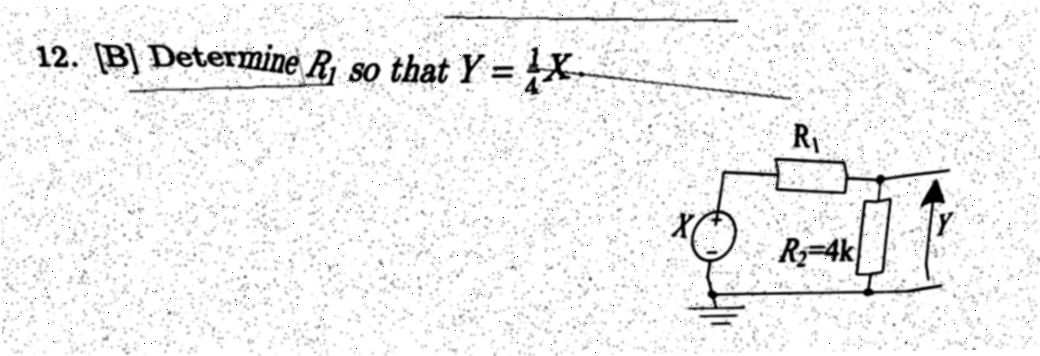
#> input picture perturbed_images_sorted/all_FULL/C12_perturbed.png, 1040 x 356 px; its folder holds only this picture in this run
$ python -i transformations.py   (imports and definitions only)
#> lines starting #> are read from the running program, lines starting #| are printed output that depends on the picture
import skimage
from skimage import transform as sk_transform
from skimage.io import imread, imsave
import numpy as np
from PIL import Image, ImageDraw, ImageEnhance, ImageFilter # Ensure ImageEnhance and ImageFilter are available
import random
import os
import glob

def generate_random_displacement(max_displacement):
    """Generates a small random displacement."""
    return random.uniform(-max_displacement, max_displacement)

def advanced_warp_image(input_image_path, output_image_path,
                        grid_granularity=(5, 7), # Number of control points (rows, cols)
                        max_displacement_ratio=0.05, # Max displacement as a ratio of image dimension
                        affine = True,
                        noise = True,
                        lines = False,
                        photocopy = False,
                        photocopy_cycles = 5):

    """
    Applies a warping effect to an image

    Args to add types of warping:

        affine (Boolean): PiecewiseAffineTransform
        noise (Boolean): Noise (pixels)
        lines (Boolean): Lines
        photocopy (Boolean): Calls


    Attributes for the args are hardcoded, change them below if necessary
    """
#> called with output_image_path = 'out.png', grid_granularity = (5, 7), max_displacement_ratio = 0.05, affine = True, noise = True, lines = False, photocopy = False, photocopy_cycles = 5
    try:
        # 1. Load the image using scikit-image
        image_sk = imread(input_image_path)
#> image_sk is the input picture: shape (356, 1040, 3); min 0, max 255, mean 240.8
        if image_sk.shape[-1] == 4: # Handle RGBA by converting to RGB for simplicity in some effects
            image_sk = skimage.color.rgba2rgb(image_sk)

        rows, cols = image_sk.shape[0], image_sk.shape[1]
#> rows = 356; cols = 1040

        # PiecewiseAffineTransform

        # Define source control points (a regular grid)
        src_cols = np.linspace(0, cols, grid_granularity[1])
        src_rows = np.linspace(0, rows, grid_granularity[0])
#> src_rows = [0, 89, 178, 267, 356]
        src_rows, src_cols = np.meshgrid(src_rows, src_cols)
        src = np.dstack([src_cols.flat, src_rows.flat])[0]

        # Define destination control points (perturbed source points)
        # Max displacement based on the smaller image dimension
        max_disp = min(rows, cols) * max_displacement_ratio
#> max_disp = 17.8

        dst = np.zeros_like(src)
        for i in range(len(src)):
            # Uniformly perturbs points, we can increase the stability of the edges by reducing the displacement for the edge points
            # Current version perturbs all points.
            disp_x = generate_random_displacement(max_disp)
            disp_y = generate_random_displacement(max_disp)

            # Ensure destination points stay within image boundaries (optional, warp can handle out-of-bounds)
            dst_x = np.clip(src[i, 0] + disp_x, 0, cols)
            dst_y = np.clip(src[i, 1] + disp_y, 0, rows)
            dst[i] = (dst_x, dst_y)

        # Estimate the transformation
        tform = sk_transform.PiecewiseAffineTransform()
        tform.estimate(src, dst)

        if affine:

            # Apply the transformation
            # The output of warp is float64 in range [0, 1] by default
            warped_sk = sk_transform.warp(image_sk, tform.inverse, output_shape=(rows, cols), mode='edge')
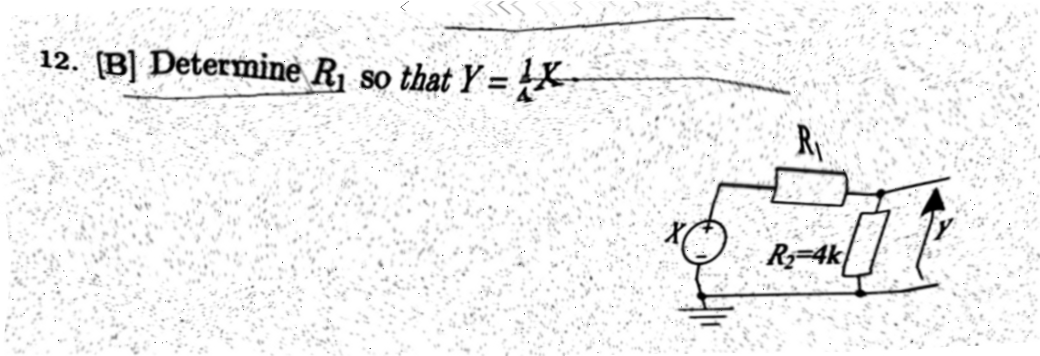
#> warped_sk: shape (356, 1040, 3) float64; min 0, max 1, mean 0.946

            # Convert warped scikit-image (float, 0-1 range) to Pillow Image (uint8, 0-255 range)
            warped_pil = Image.fromarray((warped_sk * 255).astype(np.uint8))
        else: #Otherwise no affine transformation, cstill need to onvert to Pillow Image if other transformations are applied
            warped_pil = image_sk.copy()

        if warped_sk.dtype == np.float64 or warped_sk.dtype == np.float32:
            warped_pil = Image.fromarray((warped_sk * 255).astype(np.uint8))
        elif warped_sk.dtype == np.uint8:
            warped_pil = Image.fromarray(warped_sk)

        draw = ImageDraw.Draw(warped_pil)
        width, height = warped_pil.size
#> width = 1040; height = 356

        # Add uniform noise clusters
        if noise:
            num_noise_dots = int(width * height * random.uniform(0.01, 0.02)) # Uniform Noise across 0.5% to 1.5% of total pixels
#> num_noise_dots = 4403
            for _ in range(num_noise_dots):
                x = random.randint(0, width - 1)
                y = random.randint(0, height - 1)
                # Make noise color slightly varying around mid-gray or based on pixel neighborhood
                noise_shade = random.randint(50, 200)
                noise_color = (noise_shade, noise_shade, noise_shade)
                if warped_pil.mode == 'RGBA':
                    noise_color += (random.randint(100, 255),) # Add alpha if RGBA
                draw.point((x, y), fill=noise_color)

        #Add arbitrary lines
        if lines:
            num_lines = random.randint(3, 7)
            for _ in range(num_lines):
                start_x = random.randint(0, width - 1)
                start_y = random.randint(0, height - 1)
                end_x = random.randint(0, width - 1)
                end_y = random.randint(0, height - 1)
                line_shade = random.randint(70, 180)
                line_color = (line_shade, line_shade, line_shade)
                if warped_pil.mode == 'RGBA':
                    line_color += (random.randint(100,200),)
                draw.line([(start_x, start_y), (end_x, end_y)], fill=line_color, width=random.randint(1, 2))


        if photocopy:
            simulate_photocopy_scan_cycles(warped_pil, output_image_path, photocopy_cycles, input_image_path)
        else:
            # Save the final image
            warped_pil.save(output_image_path)
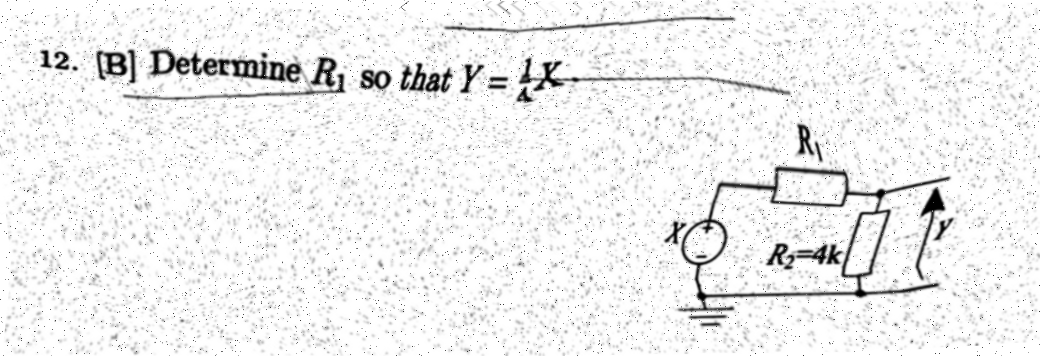
#> saved as out.png: PIL image 1040x356 RGB; min 0, max 255, mean 239.3
            print(f"Perturbing '{input_image_path}' and saving as '{output_image_path}'")

    except FileNotFoundError:
        print(f"Error: Input image '{input_image_path}' not found.")
    except Exception as e:
        print(f"Some other error occurred: {e}")
        import traceback
        traceback.print_exc()


# [224 lines left out: functions simulate_photocopy_scan_cycles, main, not called in this run]

# [2 lines not run here, left out]

>>> result = advanced_warp_image('perturbed_images_sorted/all_FULL/C12_perturbed.png', 'out.png')

$ run again, on perturbed_images_sorted/all_FULL/C13_perturbed.png
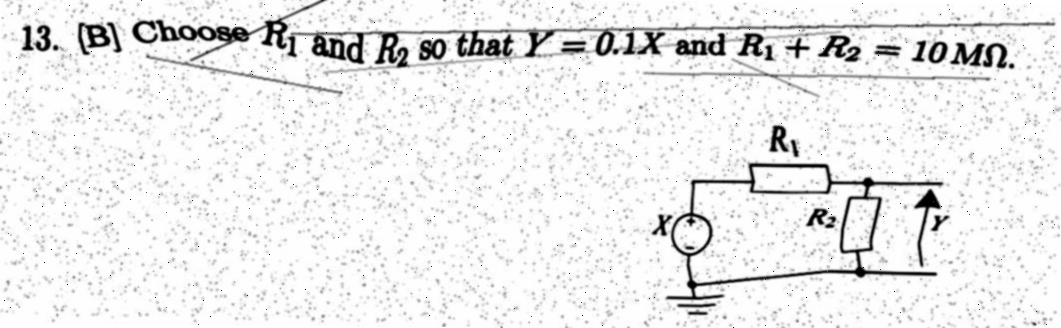
#> input picture perturbed_images_sorted/all_FULL/C13_perturbed.png, 1061 x 328 px
#> in advanced_warp_image, image_sk is the input picture: shape (328, 1061, 3); min 0, max 255, mean 235.5
#> in advanced_warp_image, `warped_sk = sk_transform.warp(image_sk, tform.inverse, output_shape=(r..`:
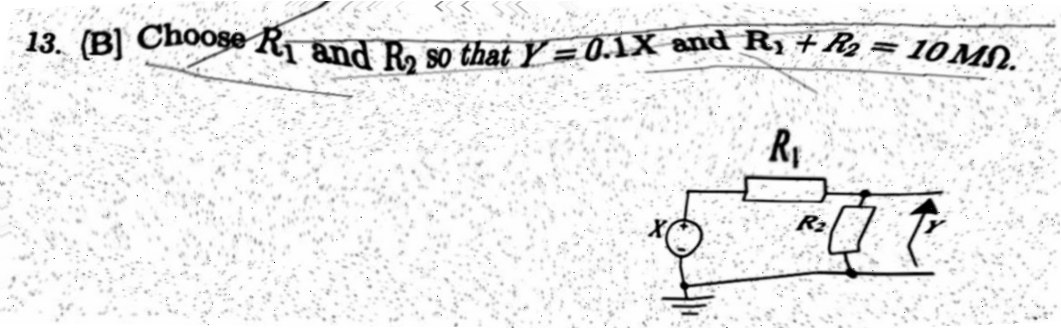
#> warped_sk: shape (328, 1061, 3) float64; min 0, max 1, mean 0.926
#> in advanced_warp_image, `warped_pil.save(output_image_path)`:
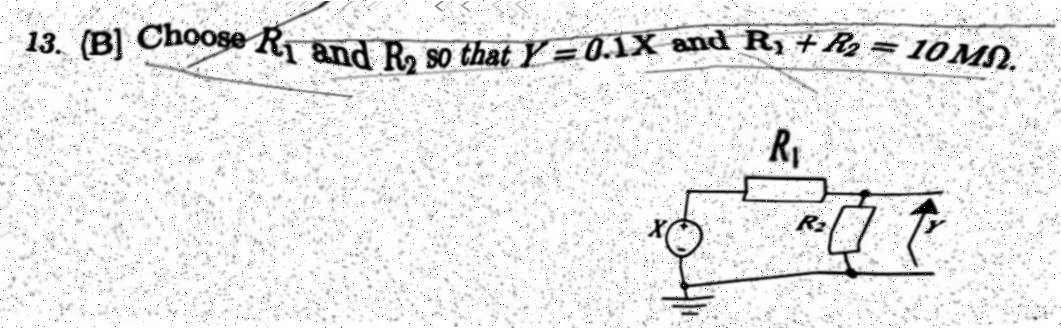
#> saved as out.png: PIL image 1061x328 RGB; min 0, max 255, mean 234.3

$ run again, on perturbed_images_sorted/all_FULL/C14_perturbed.png
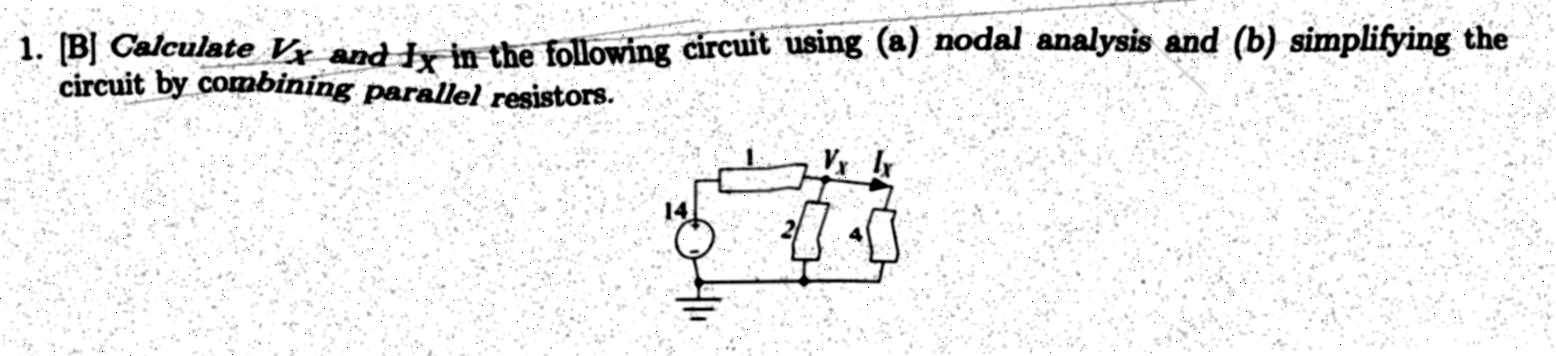
#> input picture perturbed_images_sorted/all_FULL/C14_perturbed.png, 1556 x 356 px
#> in advanced_warp_image, image_sk is the input picture: shape (356, 1556, 3); min 0, max 255, mean 238
#> in advanced_warp_image, `warped_sk = sk_transform.warp(image_sk, tform.inverse, output_shape=(r..`:
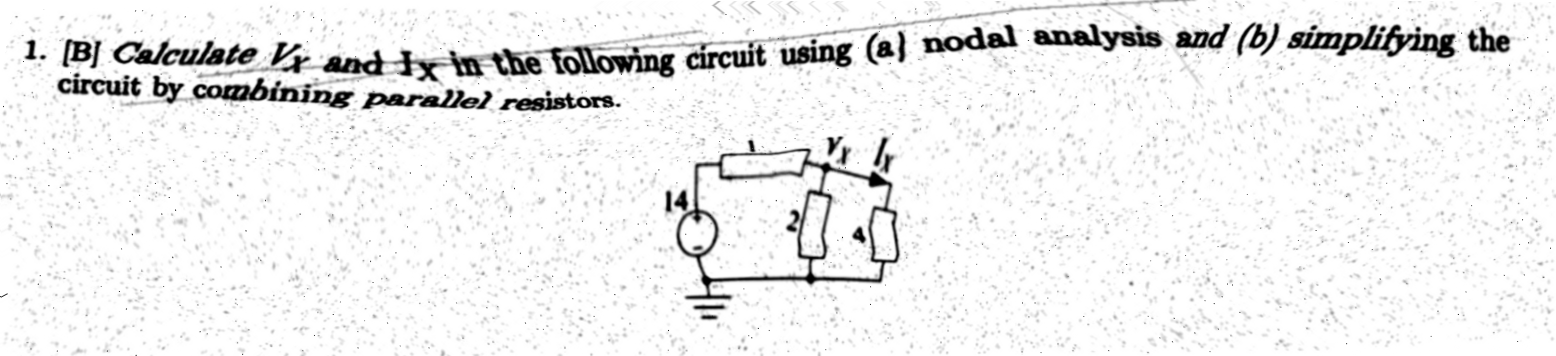
#> warped_sk: shape (356, 1556, 3) float64; min 0, max 1, mean 0.936

$ run again, on perturbed_images_sorted/all_FULL/C1_perturbed.png
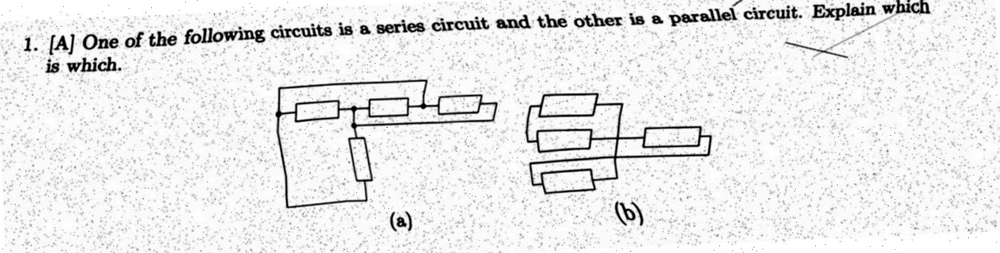
#> input picture perturbed_images_sorted/all_FULL/C1_perturbed.png, 1000 x 253 px, shrunk from 1614 x 408 before the run
#> in advanced_warp_image, image_sk is the input picture: shape (253, 1000, 3); min 0, max 255, mean 234
#> in advanced_warp_image, `warped_sk = sk_transform.warp(image_sk, tform.inverse, output_shape=(r..`:
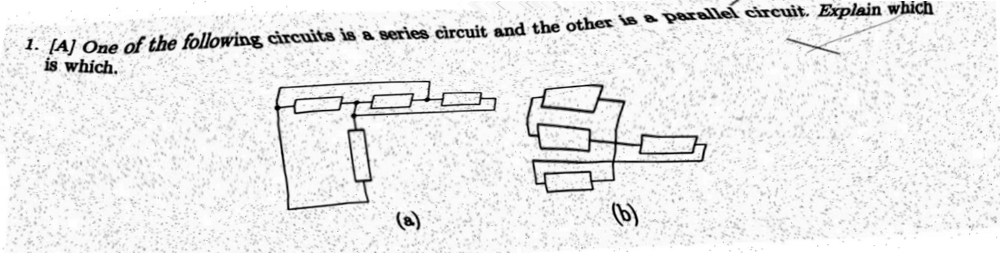
#> warped_sk: shape (253, 1000, 3) float64; min 0, max 1, mean 0.921
#> in advanced_warp_image, `warped_pil.save(output_image_path)`:
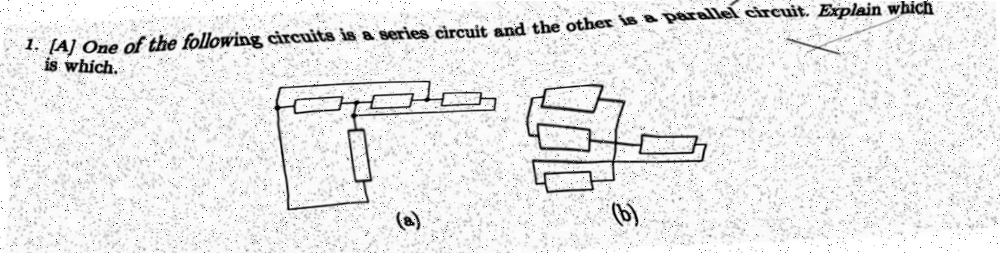
#> saved as out.png: PIL image 1000x253 RGB; min 0, max 255, mean 233
